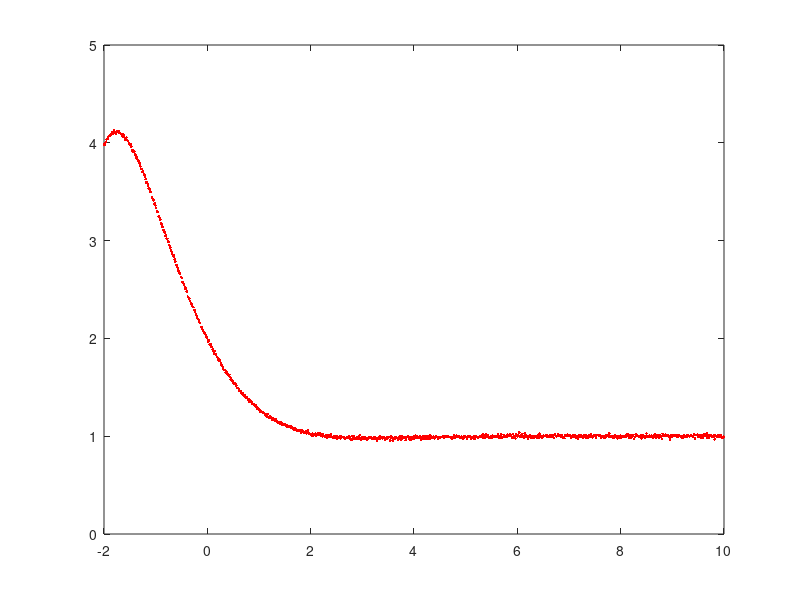

This figure's MATLAB source: (Note: this script raises an error after producing the figure.)
function varargout = fit_decay_oscillations( varargin )
%[A, T1, T2, phase, offset, Ssq] = fit_decay_oscillations( t, y, options )
%fitting decaying oscillations of the form
%y(t) = A exp( -t/T1 ) cos( t / T2 + phi) + offset
%where A is the amplitude, T1 is the decay time, T2 is the period, along with 
%phase and offest. Ssq is the sum of residuals.
%
%options are 'notify' to show progress and 'plot' to give a plot
%you can also supply a guess or series of guesses via a row vector or
%matrix, m, where size( m, 2 ) = 5;
%
%if you just run program without arguments it will do an example
%
%examples are
%fit_decay_oscillations( t, y, 'notify', 'plot')
%[A, T1, T2, phase, offset] = fit_decay_oscillations( t, y, [1 2 3 4 5])
%
%Note: this script uses LMFnlsq from MATLAB central file exchange
%sak@wpi.edu 2/5/12

fnc = @(A, T1, T2, phase, offset, t ) A*exp(-t/T1).*cos( 2*pi*t/T2 + phase ) + offset;

if nargin == 0
    disp( 'doing sample fitting' );
    t = linspace( -2, 10, 1000 );
    [A, T1, T2, phase, offset] = deal( 1, 1, 10, 0.1, 1 );    
    y = fnc( A, T1, T2, phase, offset, t )+randn(size( t ) )*.01;
    varargin = { t, y, 'plot', 'Xnotify' };
end;
[t, y] = deal( shiftdim( varargin{1} ), shiftdim( varargin{2} ) );
varargin(1:2) = [];

plot_flag = strcmpi( varargin, 'plot' );
varargin( plot_flag ) = [];

if any( strcmpi( varargin, 'notify' ) ); 
    notify = @(str) fprintf( str );
else
    notify = @(str) '';
end
varargin( strcmpi( varargin, 'notify' ) ) = [];

if any( plot_flag )
    figure( sum( mfilename ) );
    clf;
    plot( t, y, '.r' );
end

t_ = t - t(1);
if any( cellfun( 'isclass', varargin, 'double' ) )
    guess = varargin{cellfun( 'isclass', varargin, 'double' )};    
else
    [phase, T1, T2] = ndgrid( pi/6*[0:5], t_(end)*[.1 1 10], t_(end)*[.1 1 10 100] );
    guess = [reshape( y(1)./cos(phase ), [], 1), reshape( T1, [], 1), reshape( T2, [], 1), reshape( phase, [], 1), repmat( mean(y), numel( phase ), 1 ) ];
end

J = @(param) [ param(1)*repmat( exp(-t_/param(2)), 1, 4 ).*[...
    repmat( cos( 2*pi*t_/param(3) + param(4) ), 1, 2).*[ repmat( 1/param(1), size( t_) ), t_/param(2)^2], ...
    + repmat( sin( 2*pi*t_/param(3) + param(4) ), 1, 2).*[ 2*pi*t_/param(3)^2, -ones( size(t_) )]], ...
    ones( size( t_) )];
warning off;
param = nan( size( guess ) );
[Ssq, CNT] = deal( nan( size( guess, 1), 1) );
tic;
for i=1:size(guess, 1);
    notify( sprintf( 'trying param A = %g, T1 = %g, T2 = %g, phase = %g, offset = %g ', guess(i,:) ) );        
    [param(i,:), Ssq(i), CNT(i)] = LMFnlsq( @(param) fnc( param(1), param(2), param(3), param(4), param(5), t_ ) - y, guess(i,:), 'Jacobian', J, 'MaxIter', 20 );
    notify( sprintf( 'error %g \n', Ssq(i) ) );
end
notify(sprintf( '%.2f sec \n', toc ) );
warning on;
[best, i] = min( Ssq );
%refining solution
[param(i,:), Ssq(i), CNT(i), Res, XY] = LMFnlsq( @(param) fnc( param(1), param(2), param(3), param(4), param(5), t_ ) - y, param(i, :), 'Jacobian', J );
T1 = param(i,2);
T2 = param(i,3);
phase = param(i, 4)-2*pi*t(1)/T2;
offset = param(i, 5 );
A = param(i, 1)*exp(t(1)/T1);
if A < 0
    A = abs(A);
    phase = phase+pi;
end
T2 = abs( T2 );
if any( plot_flag)
    hold on;
    plot( t, fnc(A, T1, T2, phase, offset, t ), '-k' );
    title( sprintf( 'A = %g, T1 = %g, T2 = %g, phase = %g, offset = %g ', A, T1, T2, phase, offset ) );
end

varargout = {A, T1, T2, phase, offset, Ssq};
varargout = varargout(1:nargout);
